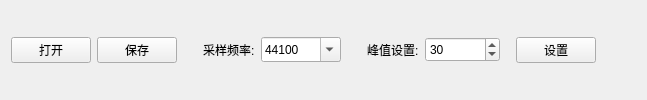
    <widget class="QWidget" name="toolWgt" native="true">
     <property name="sizePolicy">
      <sizepolicy hsizetype="Preferred" vsizetype="Fixed">
       <horstretch>0</horstretch>
       <verstretch>0</verstretch>
      </sizepolicy>
     </property>
     <layout class="QHBoxLayout" name="horizontalLayout_2">
      <item>
       <widget class="QPushButton" name="pushButton">
        <property name="minimumSize">
         <size>
          <width>75</width>
          <height>25</height>
         </size>
        </property>
        <property name="text">
         <string>打开</string>
        </property>
       </widget>
      </item>
      <item>
       <widget class="QPushButton" name="pushButton_2">
        <property name="minimumSize">
         <size>
          <width>75</width>
          <height>25</height>
         </size>
        </property>
        <property name="text">
         <string>保存</string>
        </property>
       </widget>
      </item>
      <item>
       <spacer name="horizontalSpacer_3">
        <property name="orientation">
         <enum>Qt::Horizontal</enum>
        </property>
        <property name="sizeType">
         <enum>QSizePolicy::Fixed</enum>
        </property>
        <property name="sizeHint" stdset="0">
         <size>
          <width>20</width>
          <height>20</height>
         </size>
        </property>
       </spacer>
      </item>
      <item>
       <widget class="QLabel" name="label_2">
        <property name="text">
         <string>采样频率:</string>
        </property>
       </widget>
      </item>
      <item>
       <widget class="QComboBox" name="comboBox">
        <property name="minimumSize">
         <size>
          <width>80</width>
          <height>25</height>
         </size>
        </property>
        <property name="editable">
         <bool>true</bool>
        </property>
        <item>
         <property name="text">
          <string>44100</string>
         </property>
        </item>
        <item>
         <property name="text">
          <string>48000</string>
         </property>
        </item>
        <item>
         <property name="text">
          <string>64000</string>
         </property>
        </item>
        <item>
         <property name="text">
          <string>88200</string>
         </property>
        </item>
        <item>
         <property name="text">
          <string>96000</string>
         </property>
        </item>
        <item>
         <property name="text">
          <string>176400</string>
         </property>
        </item>
        <item>
         <property name="text">
          <string>192000</string>
         </property>
        </item>
        <item>
         <property name="text">
          <string>384000</string>
         </property>
        </item>
        <item>
         <property name="text">
          <string>768000</string>
         </property>
        </item>
       </widget>
      </item>
      <item>
       <spacer name="horizontalSpacer_5">
        <property name="orientation">
         <enum>Qt::Horizontal</enum>
        </property>
        <property name="sizeType">
         <enum>QSizePolicy::Fixed</enum>
        </property>
        <property name="sizeHint" stdset="0">
         <size>
          <width>20</width>
          <height>20</height>
         </size>
        </property>
       </spacer>
      </item>
      <item>
       <widget class="QLabel" name="label_3">
        <property name="text">
         <string>峰值设置:</string>
        </property>
       </widget>
      </item>
      <item>
       <widget class="QSpinBox" name="spinBox">
        <property name="minimumSize">
         <size>
          <width>75</width>
          <height>25</height>
         </size>
        </property>
        <property name="value">
         <number>30</number>
        </property>
       </widget>
      </item>
      <item>
       <spacer name="horizontalSpacer_6">
        <property name="orientation">
         <enum>Qt::Horizontal</enum>
        </property>
        <property name="sizeType">
         <enum>QSizePolicy::Fixed</enum>
        </property>
        <property name="sizeHint" stdset="0">
         <size>
          <width>10</width>
          <height>20</height>
         </size>
        </property>
       </spacer>
      </item>
      <item>
       <widget class="QPushButton" name="btn_setting">
        <property name="minimumSize">
         <size>
          <width>75</width>
          <height>25</height>
         </size>
        </property>
        <property name="text">
         <string>设置</string>
        </property>
       </widget>
      </item>
      <item>
       <spacer name="horizontalSpacer_4">
        <property name="orientation">
         <enum>Qt::Horizontal</enum>
        </property>
        <property name="sizeHint" stdset="0">
         <size>
          <width>40</width>
          <height>20</height>
         </size>
        </property>
       </spacer>
      </item>
     </layout>
    </widget>
